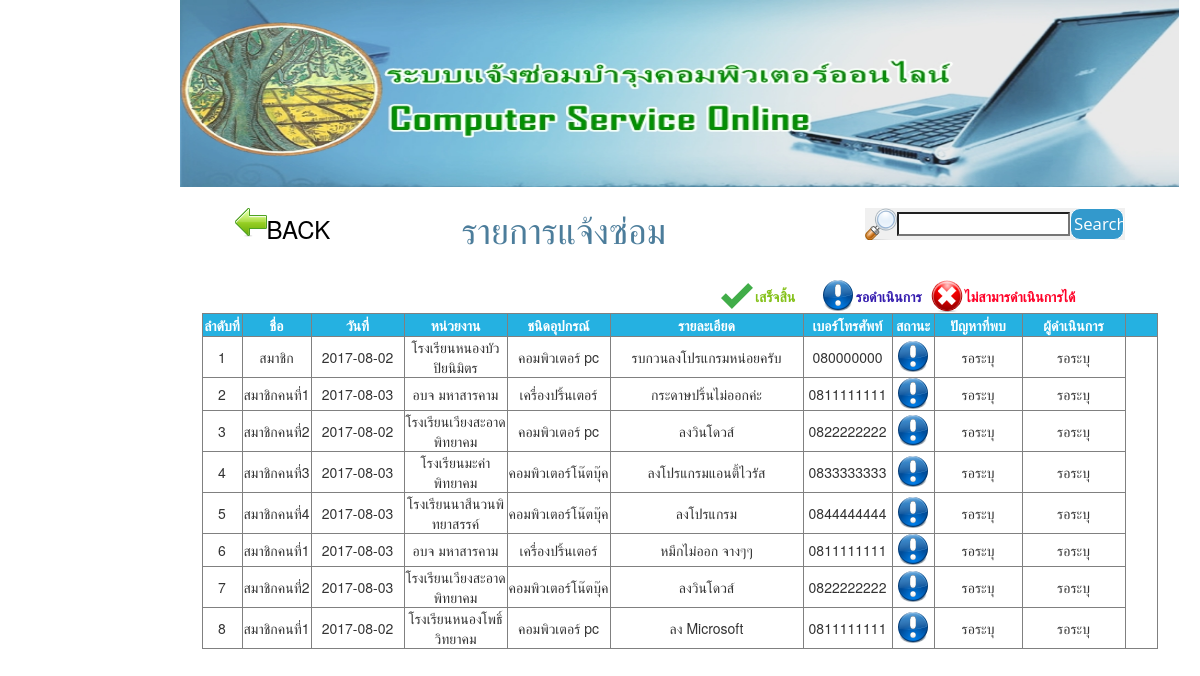
Before: /Listrepairing/list_repair.php with the older database file.
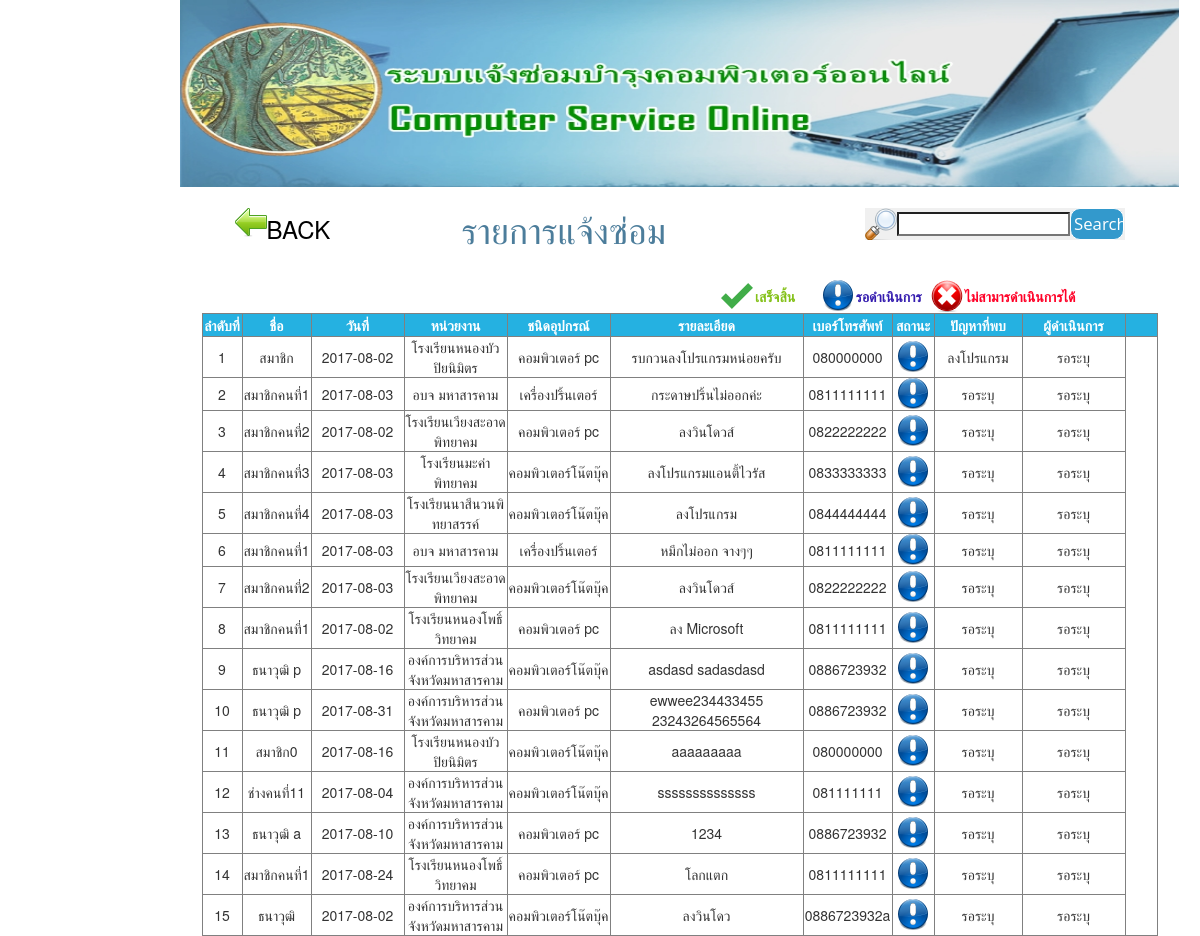
After: the same page with the newer database file.
### tables this page shows
CREATE TABLE `fix_db` (
  `fix_id` int(11) NOT NULL AUTO_INCREMENT,
  `name` varchar(100) NOT NULL,
  `lastname` varchar(100) NOT NULL,
  `date` date NOT NULL,
  `sector` varchar(100) NOT NULL,
  `type` varchar(100) NOT NULL,
  `detail` varchar(1000) NOT NULL,
  `phone` varchar(15) NOT NULL,
  `status` enum('รอดำเนินการ','เสร็จสิ้น','ไม่สามารถดำเนินการได้','ยกเลิก') NOT NULL DEFAULT 'รอดำเนินการ',
  `infer` varchar(500) NOT NULL DEFAULT 'รอระบุ',
  `technician` varchar(100) NOT NULL DEFAULT 'รอระบุ',
  `fixuser` varchar(100) NOT NULL,
  `type_device` varchar(100) NOT NULL DEFAULT 'รอระบุ',
  `amount` varchar(50) NOT NULL DEFAULT 'รอระบุ',
  `date_pre` date DEFAULT NULL,
  `date_pos` date DEFAULT NULL,
  PRIMARY KEY (`fix_id`)
);

### model/core_model.php (called while the page is built, shortened)
<?php
	class Core_model{
		public function __construct(){
			include("db.php");
			$this->db=$dbh;
		}
		public $active_record="SELECT ";
		public $active_select="";
		public $active_from=" FROM ";
		public $active_where=" WHERE ";
		public $where_flag=false;
		public $active_where_array = array();
		public $active_limit="";
		public $active_order=" ORDER BY ";
		public $order_flag=false;
		public function where($column,$value,$operation="="){
			$this->active_where.="$column ".$operation." ? AND ";
			$this->active_where_array[]=$value;
			$this->where_flag=true;
		}
		public function order_by($column,$type="asc"){
			$this->active_order.="".$column." ".$type.",";
			$this->order_flag=true;
		}
		public function get($table){
			$result = new stdClass();
			$result->result = array();
			$result->rowCount=0;
			if ($this->active_select=="") {
				$this->active_record.="* ";
			}else{
				$this->active_record.=$this->active_select;
			}
			$this->active_record.=$this->active_from.$table;
			if ($this->where_flag) {
				$this->active_record.=substr($this->active_where, 0, -4);
			}
			if ($this->order_flag) {
				$this->active_record.=substr($this->active_order, 0, -1);
			}
			$this->active_record.=$this->active_limit;
			$tmp_record=$this->active_record;
			try{
				$stm=$this->db->prepare($this->active_record);
				foreach ($this->active_where_array as $key => $value) {
					$stm->bindValue(($key+1), $value);
				}
				$stm->execute();
				$result->result = $stm->fetchAll(PDO::FETCH_ASSOC);
				$result->rowCount=$stm->rowCount();
			}catch(PDOException $ex){
					echo $ex->getMessage().'<br>';
					echo $tmp_record;
				}
			return $result;
		}
		public function reset_active_record(){
			$this->active_record="SELECT ";
			$this->active_select="";
			$this->active_from=" FROM ";
			$this->active_where=" WHERE ";
			$this->where_flag=false;
			$this->active_where_array = array();
			$this->active_limit="";
			$this->active_order=" ORDER BY ";
			$this->order_flag=false;
		}
	}
?>

### model/m_fix.php (called while the page is built, shortened)
<?php
	require_once("core_model.php");
	class M_fix extends Core_model{
		public function get_all(){
			$result=$this->get("fix_db");
			return $result;
		}
	}
?>

### helper_func.php (called while the page is built)
<?
function site_url($str=""){
return "http://localhost/comservice/".$str;
}
?>

### Listrepairing/list_repair.php (the view, shortened to what the changed rows need)
<?
include('../meta.php');
require_once("../model/m_fix.php");
$m_fix = new M_fix;
$fix_db = $m_fix->get_all();
?>
    <tr>
      <td width="949" colspan="2" align="center">
        <table width="200" border="0">
          <tbody>
            <tr>
              <td height="40" align="center" valign="top" bgcolor="#FFFFFF">
                <table width="890" border="0">
                  <tbody>
                    <tr>
                      <td width="52%" align="center"><span style="color: #4C7D9B"><h1>รายการแจ้งซ่อม</h1></span></td>
                    </tr>
                  </tbody>
              </table></td>
            </tr> </tbody></table>
      <div id="tarang" >
        <table width="956" border="1" cellspacing="3">
<?php
foreach ($fix_db->result as $key => $value)
{
  if (isset($_POST['fix_id'])&&$_POST['fix_id']==$value["fix_id"]) {
    ?>
        <tr bgcolor="#FFFFFF">
          <td><? echo $value["fix_id"];?></td>
          <td width="69"><input type="text" id="name_inp" value="<? echo $value["name"];?>"></td>
          <td width="93"><input type="text" id="date_inp" value="<? echo $value["date"];?>"></td>
          <td width="103"><input type="text" id="sector_inp" value="<? echo $value["sector"];?>"></td>
          <td width="103"><input type="text" id="type_inp" value="<? echo $value["type"];?>"></td>
          <td width="193"><input type="text" id="detail_inp" value="<? echo $value["detail"];?>"></td>
          <td width="89"><input type="text" id="phone_inp" value="<? echo $value["phone"];?>"></td>
          <td width="42" ><select id="status_inp">
            <option value="รอดำเนินการ">รอดำเนินการ</option>
            <option value="เสร็จสิ้น">เสร็จสิ้น</option>
            <option value="ไม่สามารถดำเนินการได้">ไม่สามารถดำเนินการได้</option>
          </select>
           <script>
			  $("#sector").val("<? echo $value['select']?>");
              </script>
          </td>
          <td width="88" ><input type="text" id="infer_inp" value="<? echo $value["infer"];?>"></td>
          <td width="103"><input type="text" id="technician_inp" value="<? echo $value["technician"];?>"></td>
          <td width="103">
              <a href="javascript:save_row(<?=$value["fix_id"]?>);">Update</a><br><a href="">Cancel</a>
        </td>
        </tr>
      <?
  }else{
  ?>
        <tr bgcolor="#FFFFFF" align="center">
          <td><? echo $value["fix_id"];?></td>
          <td width="69"><? echo $value["name"];?></td>
          <td width="93"><? echo $value["date"];?></td>
          <td width="103"><? echo $value["sector"];?></td>
          <td width="103"><? echo $value["type"];?></td>
          <td width="193"><? echo $value["detail"];?></td>
          <td width="89"><? echo $value["phone"];?></td>
          <td width="42" ><?
		  if($value['status']=="รอดำเนินการ"){
			  ?>
              <img src="<?=site_url()?>Image/icon left bar/Wait.png" width="32" height="32" alt=""/>
			  <?
			  }else if($value['status']=="เสร็จสิ้น")
			  {
			 	 ?>
				<img src="<?=site_url()?>Image/icon left bar/Correct.png" width="32" height="32" alt=""/>
				  <?
			  }else if($value['status']=="ไม่สามารถดำเนินการได้")
			  {
			 	 ?>
				<img src="<?=site_url()?>Image/icon left bar/Close.png" width="32" height="32" alt=""/>
				  <?
			  }
			  else if($value['status']=="ยกเลิก")
			  {
			 	 echo "ยกเลิก";
			  }
			  ?>
		 </td>
          <td width="88"><? echo $value["infer"];?></td>
          <td width="103"><? echo $value["technician"];?></td>
        </tr>
      <? }}?>
        </table></div>
     </td>
    </tr>
</table>
</body>
</html>

Changed rows visible on the page:
changed fix_db "สมาชิก": infer "รอระบุ" → "ลงโปรแกรม"
added fix_db: fix_id "9", name "ธนาวุฒิ p", date "2017-08-16", sector "องค์การบริหารส่วนจังหวัดมหาสารคาม", type "คอมพิวเตอร์โน๊ตบุ๊ค", detail "asdasd sadasdasd", phone "0886723932", infer "รอระบุ", technician "รอระบุ"
added fix_db: fix_id "10", name "ธนาวุฒิ p", date "2017-08-31", sector "องค์การบริหารส่วนจังหวัดมหาสารคาม", type "คอมพิวเตอร์ pc", detail "ewwee234433455 23243264565564", phone "0886723932", infer "รอระบุ", technician "รอระบุ"
added fix_db: fix_id "11", name "สมาชิก0", date "2017-08-16", sector "โรงเรียนหนองบัวปิยนิมิตร", type "คอมพิวเตอร์โน๊ตบุ๊ค", detail "aaaaaaaaa", phone "080000000", infer "รอระบุ", technician "รอระบุ"
added fix_db: fix_id "12", name "ช่างคนที่11", date "2017-08-04", sector "องค์การบริหารส่วนจังหวัดมหาสารคาม", type "คอมพิวเตอร์โน๊ตบุ๊ค", detail "ssssssssssssss", phone "081111111", infer "รอระบุ", technician "รอระบุ"
added fix_db: fix_id "13", name "ธนาวุฒิ a", date "2017-08-10", sector "องค์การบริหารส่วนจังหวัดมหาสารคาม", type "คอมพิวเตอร์ pc", detail "1234", phone "0886723932", infer "รอระบุ", technician "รอระบุ"
added fix_db: fix_id "14", name "สมาชิกคนที่1", date "2017-08-24", sector "โรงเรียนหนองโพธิ์วิทยาคม", type "คอมพิวเตอร์ pc", detail "โลกแตก", phone "0811111111", infer "รอระบุ", technician "รอระบุ"
added fix_db: fix_id "15", name "ธนาวุฒิ", date "2017-08-02", sector "องค์การบริหารส่วนจังหวัดมหาสารคาม", type "คอมพิวเตอร์โน๊ตบุ๊ค", detail "ลงวินโดว", phone "0886723932a", infer "รอระบุ", technician "รอระบุ"
